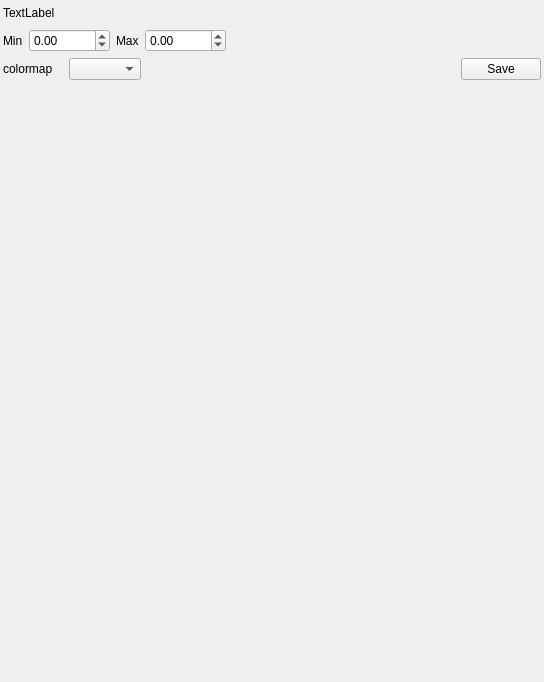
<?xml version="1.0" encoding="UTF-8"?>
<ui version="4.0">
 <class>Widget_Results</class>
 <widget class="QWidget" name="Widget_Results">
  <property name="geometry">
   <rect>
    <x>0</x>
    <y>0</y>
    <width>544</width>
    <height>682</height>
   </rect>
  </property>
  <property name="windowTitle">
   <string>Form</string>
  </property>
  <layout class="QVBoxLayout" name="verticalLayout">
   <property name="spacing">
    <number>6</number>
   </property>
   <property name="leftMargin">
    <number>3</number>
   </property>
   <property name="topMargin">
    <number>3</number>
   </property>
   <property name="rightMargin">
    <number>3</number>
   </property>
   <property name="bottomMargin">
    <number>3</number>
   </property>
   <item>
    <layout class="QHBoxLayout" name="horizontalLayout_5">
     <item>
      <widget class="QLabel" name="label">
       <property name="text">
        <string>TextLabel</string>
       </property>
      </widget>
     </item>
     <item>
      <spacer name="horizontalSpacer_3">
       <property name="orientation">
        <enum>Qt::Horizontal</enum>
       </property>
       <property name="sizeHint" stdset="0">
        <size>
         <width>40</width>
         <height>20</height>
        </size>
       </property>
      </spacer>
     </item>
    </layout>
   </item>
   <item>
    <layout class="QHBoxLayout" name="horizontalLayout_4">
     <item>
      <layout class="QHBoxLayout" name="horizontalLayout_min">
       <item>
        <widget class="QLabel" name="label_min">
         <property name="text">
          <string>Min</string>
         </property>
        </widget>
       </item>
       <item>
        <widget class="QDoubleSpinBox" name="doubleSpinBox_min">
         <property name="minimum">
          <double>-90000.000000000000000</double>
         </property>
         <property name="maximum">
          <double>90000.000000000000000</double>
         </property>
        </widget>
       </item>
      </layout>
     </item>
     <item>
      <layout class="QHBoxLayout" name="horizontalLayout_max">
       <item>
        <widget class="QLabel" name="label_max">
         <property name="text">
          <string>Max</string>
         </property>
        </widget>
       </item>
       <item>
        <widget class="QDoubleSpinBox" name="doubleSpinBox_max">
         <property name="minimum">
          <double>-90000.000000000000000</double>
         </property>
         <property name="maximum">
          <double>90000.000000000000000</double>
         </property>
        </widget>
       </item>
      </layout>
     </item>
     <item>
      <spacer name="horizontalSpacer_2">
       <property name="orientation">
        <enum>Qt::Horizontal</enum>
       </property>
       <property name="sizeHint" stdset="0">
        <size>
         <width>40</width>
         <height>20</height>
        </size>
       </property>
      </spacer>
     </item>
    </layout>
   </item>
   <item>
    <layout class="QHBoxLayout" name="horizontalLayout_3">
     <item>
      <layout class="QHBoxLayout" name="horizontalLayout_2">
       <item>
        <widget class="QLabel" name="label_colormap">
         <property name="sizePolicy">
          <sizepolicy hsizetype="Fixed" vsizetype="Preferred">
           <horstretch>0</horstretch>
           <verstretch>0</verstretch>
          </sizepolicy>
         </property>
         <property name="minimumSize">
          <size>
           <width>60</width>
           <height>0</height>
          </size>
         </property>
         <property name="text">
          <string>colormap</string>
         </property>
        </widget>
       </item>
       <item>
        <widget class="MColorMapComboBox" name="comboBox_colormap"/>
       </item>
      </layout>
     </item>
     <item>
      <spacer name="horizontalSpacer">
       <property name="orientation">
        <enum>Qt::Horizontal</enum>
       </property>
       <property name="sizeHint" stdset="0">
        <size>
         <width>40</width>
         <height>20</height>
        </size>
       </property>
      </spacer>
     </item>
     <item>
      <widget class="QPushButton" name="pushButton_Save">
       <property name="text">
        <string>Save</string>
       </property>
      </widget>
     </item>
    </layout>
   </item>
   <item>
    <layout class="QHBoxLayout" name="horizontalLayout" stretch="12,1">
     <item>
      <widget class="MResult" name="widget_result" native="true">
       <property name="sizePolicy">
        <sizepolicy hsizetype="Expanding" vsizetype="Expanding">
         <horstretch>0</horstretch>
         <verstretch>0</verstretch>
        </sizepolicy>
       </property>
      </widget>
     </item>
     <item>
      <widget class="MColorBar" name="widget_colorbar" native="true">
       <property name="sizePolicy">
        <sizepolicy hsizetype="Expanding" vsizetype="Expanding">
         <horstretch>0</horstretch>
         <verstretch>0</verstretch>
        </sizepolicy>
       </property>
      </widget>
     </item>
    </layout>
   </item>
  </layout>
 </widget>
 <customwidgets>
  <customwidget>
   <class>MResult</class>
   <extends>QWidget</extends>
   <header>MyWidgets.MWidget</header>
   <container>1</container>
  </customwidget>
  <customwidget>
   <class>MColorBar</class>
   <extends>QWidget</extends>
   <header>MyWidgets.MWidget</header>
   <container>1</container>
  </customwidget>
  <customwidget>
   <class>MColorMapComboBox</class>
   <extends>QComboBox</extends>
   <header>MyWidgets.MComboBox.ColorMap</header>
  </customwidget>
 </customwidgets>
 <resources/>
 <connections/>
</ui>
